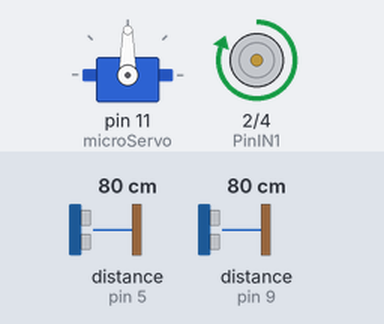
Simulated run of this sketch. Board: Arduino Uno, built with avr-gcc and run on an emulated ATmega328P. On the bench: servo, motor-driver pin pairs drawn as motors (green arrow = first pin HIGH = forward, orange = second pin HIGH = backward, longer = more drive, scaled by the enable pin). Wiring (inferred from the names in the program): 2 × ultrasonic range finder: trigger pin 6, echo pin 5 / trigger pin 10, echo pin 9. The inputs (shaded band) are chosen by the test bench; at power-on: distance to the obstacle (sensors on pin 5, pin 9) 80 cm. The echo pulse lasts 58.3 µs per cm; what the sketch prints to the serial monitor is not drawn.

Above: at 0.1 s.
Timing chart, 0 to 1.6 s (numbered marks = the images above):
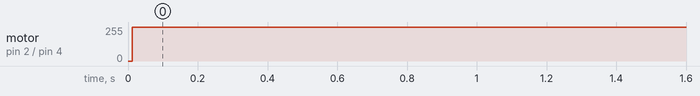

The sketch:

ProyectoHaditaGeneral.ino
```cpp
//definiciones//
#define OUTPUT 0x1
#define INPUT 0x0
#define LOW 0x0
#define HIGH 0x1
//servo//
#include <Servo.h> //incluimos la libreria del servo
Servo microServo; //llamamos al objeto servo
int angulo;

 //sensorR//
const int trigPinR = 10;
const int echoPinR = 9;
float durationR;
float distanceR;
 //sensorL//
const int trigPinL = 6;
const int echoPinL = 5;
float durationL;
float distanceL;

 // Control del motor//

const int PinIN1 = 2;
const int PinIN2 = 4;
const int PinPWM = 3;
int motorSpeed;


void setup() {
  //Control motor//
  // inicializar la comunicación serial a 9600 bits por segundo:
Serial.begin(9600);
// configuramos los pines como salida
pinMode(PinIN1, OUTPUT);
pinMode(PinIN2, OUTPUT);
pinMode(PinPWM, OUTPUT);
  //sensores//
	pinMode(trigPinR, OUTPUT);
	pinMode(echoPinR, INPUT);
  pinMode(trigPinL, OUTPUT);
	pinMode(echoPinL, INPUT);
	Serial.begin(9600);
    //servo//
  microServo.attach(11); //el pin del servo es el 11
  Serial.begin (9600);
  microServo.write(90);
}
//funciones//

void MotorHorario(int Speed)//función para girar el motor en sentido horario
{
analogWrite (PinPWM, Speed);
digitalWrite (PinIN1, HIGH);
digitalWrite (PinIN2, LOW);
}
//función para girar el motor en sentido antihorario
void MotorAntihorario(int Speed)
{
analogWrite (PinPWM, Speed);
digitalWrite (PinIN1, LOW);
digitalWrite (PinIN2, HIGH);
}


//función para apagar el motor
void MotorStop()
{
digitalWrite (PinIN1, LOW);
digitalWrite (PinIN2, LOW);
}

//loop//

void loop() {
  // put your main code here, to run repeatedly:
  //SENSOR R
digitalWrite(trigPinR, LOW);
delayMicroseconds(2);
digitalWrite(trigPinR, HIGH);
delayMicroseconds(10);
digitalWrite(trigPinR, LOW);

  float durationR = pulseIn(echoPinR, HIGH);
  float distanceR = (durationR*0.0343)/2;
  Serial.println(distanceR);


    //SENSOR L
digitalWrite(trigPinL, LOW);
delayMicroseconds(2);
digitalWrite(trigPinL, HIGH);
delayMicroseconds(10);
digitalWrite(trigPinL, LOW);
  durationL = pulseIn(echoPinL, HIGH);
  distanceL = (durationL*0.0343)/2;
   Serial.println(distanceL);
   //algoritmo
  if (distanceR = distanceL) {
    angulo=90;
    motorSpeed=255;
    microServo.write(angulo);
    MotorHorario(motorSpeed);

  }else{
    if (distanceR > distanceL) {
        while (distanceR - distanceL > 3) {
          angulo=135;
          motorSpeed=126;
          microServo.write(angulo);
          MotorHorario(motorSpeed);
          while (distanceR - distanceL < 3) {
            angulo=115;
            motorSpeed=126;
            microServo.write(angulo);
            MotorHorario(motorSpeed);
             }
             }
             }else{
              if (distanceL > distanceR) {
        while (distanceL - distanceR > 3) {
          angulo=45;
          motorSpeed=126;
          microServo.write(angulo);
          MotorHorario(motorSpeed);
          while (distanceL - distanceR < 3) {
            angulo=65;
            motorSpeed=126;
            microServo.write(angulo);
            MotorHorario(motorSpeed);
            }
             }
              }
          }
  }
}
```

Measured:
- by itself, motor on pin 2 (PinIN1) / pin 4 (PinIN2): stopped → forward 255/255 at 0.01 s
